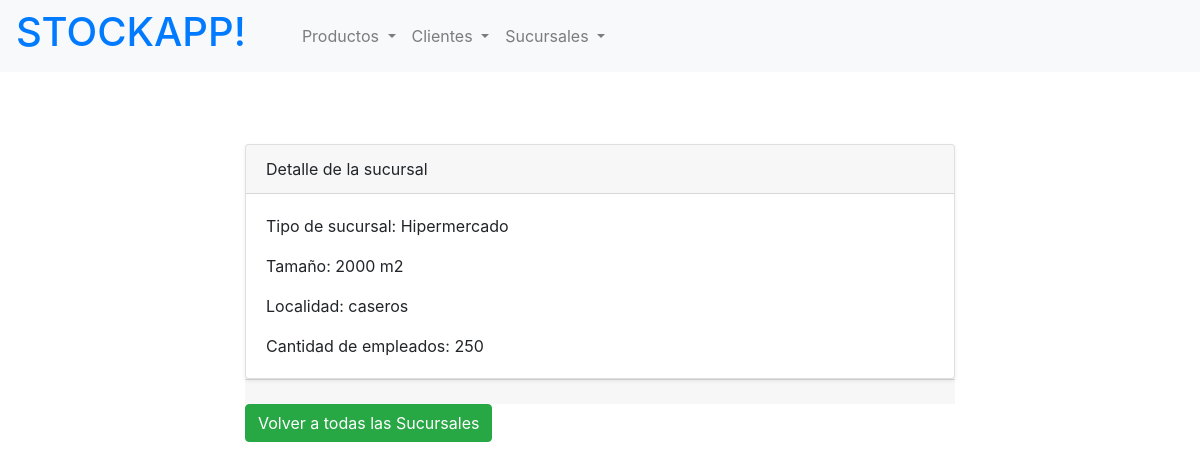
The app's page /stocks/sucursal/detail/1, older data.
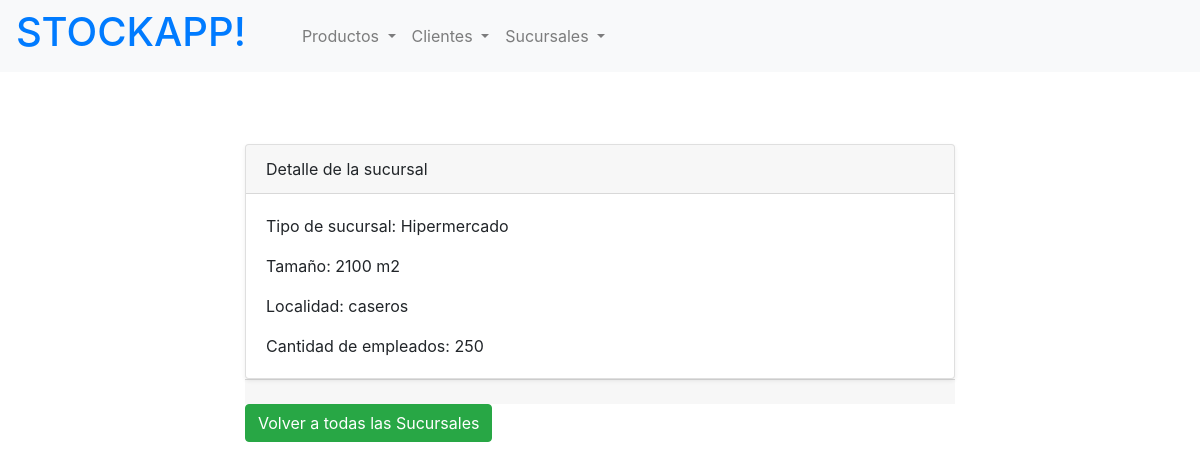
The same page, newer data.
### stocks/models.py (models this page shows, shortened)
class Sucursal(models.Model):
    tipo_de_sucursal = models.CharField(max_length=20)
    tamaño = models.CharField(max_length=20)
    localidad = models.CharField(max_length=20)
    cantidad_de_empleados = models.CharField(max_length=20)

### stocks/views.py (the view)
# urls.py: path("sucursal/detail/<sucursal_id>", detail_office_view, name="office-detail"),
def detail_office_view(request, sucursal_id):
    sucursal = Sucursal.objects.get(id=sucursal_id)
    contexto_dict = {"sucursal": sucursal}
    return render(request, "stocks/sucursales/detail.html", contexto_dict)

### stocks/templates/stocks/sucursales/detail.html (shortened to what this page needs)
{% extends 'stocks/base.html' %}
{% block content %}
<section class="py-5">
    <div class="container">
        <div class="row">
            <div class="col-lg-8 mx-auto">
                <div class="card shadow-sm">
                    <div class="card-header">
                        Detalle de la sucursal
                    </div>
                    <div class="card-body">
                        <p class="card-text">Tipo de sucursal: {{ sucursal.tipo_de_sucursal }}</p>
                        <p class="card-text">Tamaño: {{ sucursal.tamaño }} m2</p>
                        <p class="card-text">Localidad: {{ sucursal.localidad }}</p>
                        <p class="card-text">Cantidad de empleados: {{ sucursal.cantidad_de_empleados }}</p>
                    </div>
                </div>
                <div class="card-footer"></div>
                    <a href="{% url 'office-list' %}" class="btn btn-success">Volver a todas las Sucursales</a>
                </div>
            </div>
        </div>
    </div>
{% endblock %}

Row changes from the older to the newer data that the page shows:
changed Sucursal "Hipermercado": tamaño "2000" → "2100"
